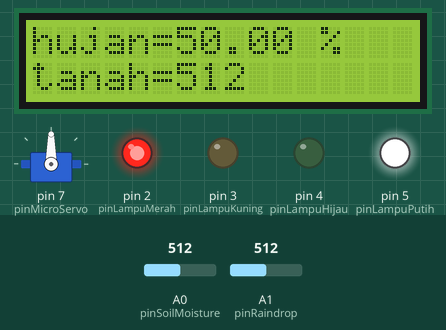
The sketch below on a simulated Arduino Uno, built with avr-gcc and run on an emulated ATmega328P. Shown: servo, 16×2 character LCD, output pins drawn as LEDs (lit = HIGH). The test bench sets the inputs (shaded band); at power-on: A0 (pinSoilMoisture) = 512, A1 (pinRaindrop) = 512.

Above: at 1.2 s.
1.3 s: A0 (pinSoilMoisture) set to 317
At 3.3 s:
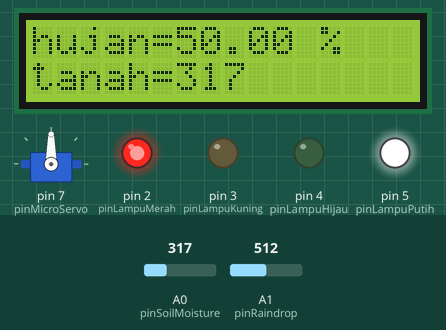
3.6 s: A0 (pinSoilMoisture) set to 287
At 4.9 s:
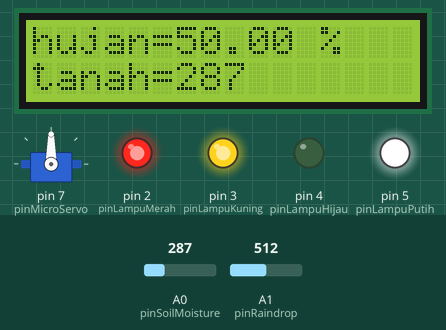
5.7 s: A1 (pinRaindrop) set to 12
At 7.3 s:
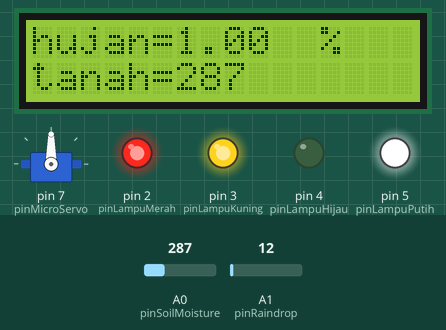
7.7 s: A1 (pinRaindrop) set to 9
At 9.5 s:
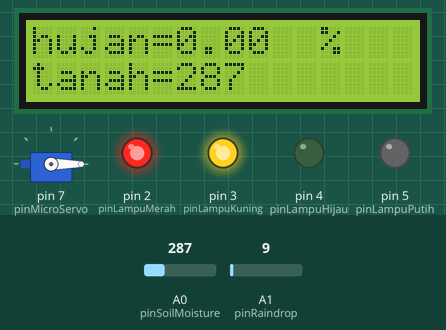
9.8 s: A0 (pinSoilMoisture) set to 306
At 10.9 s:
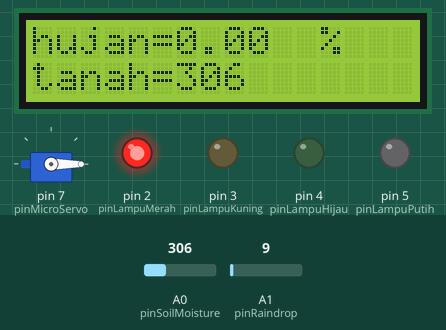
11.8 s: A0 (pinSoilMoisture) set to 0
At 13.3 s:
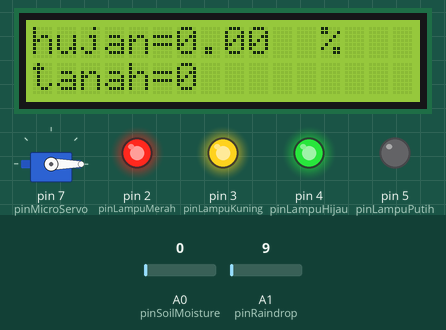
Timing chart, 0 to 14.8 s (numbered marks = the images above; inputs shaded):
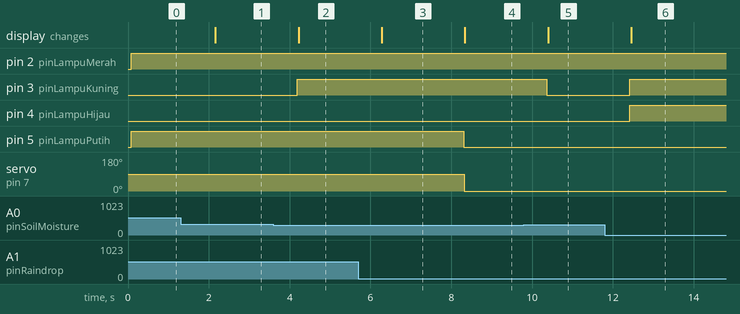

Measured:
- the behaviour switches between 302 and 301 on A0 (pinSoilMoisture) (found by bisection; images 1 and 2)
- the behaviour switches between 11 and 10 on A1 (pinRaindrop) (found by bisection; images 3 and 4)
- after the input at 1.3 s, the display: changes after 0.86 s (image 1)
- after the input at 3.6 s, pin 3 (pinLampuKuning): LOW → HIGH after 0.59 s; the display: changes after 0.62 s (image 2)
- after the input at 5.7 s, the display: changes after 0.58 s (image 3)
- after the input at 7.7 s, pin 5 (pinLampuPutih): HIGH → LOW after 0.61 s; servo on pin 7 (pinMicroServo): 90° → 0° after 0.62 s; the display: changes after 0.64 s (image 4)
- after the input at 9.8 s, pin 3 (pinLampuKuning): HIGH → LOW after 0.57 s; the display: changes after 0.59 s (image 5)
- after the input at 11.8 s, pin 3 (pinLampuKuning), pin 4 (pinLampuHijau): LOW → HIGH after 0.62 s; the display: changes after 0.65 s (image 6)

The sketch:

Penyiraman.ino
```cpp
#include <Wire.h>
#include <LiquidCrystal_I2C.h>
#include <Servo.h>

// Inisialisasi LCD
LiquidCrystal_I2C lcd(0x27, 16, 2);

// Inisialisasi Servo
Servo katupAir;

// Definisi pin
const int pinSoilMoisture = A0;
const int pinRaindrop = A1;
const int pinLampuMerah = 2;
const int pinLampuKuning = 3;
const int pinLampuHijau = 4;
const int pinLampuPutih = 5;
const int pinMicroServo = 7;

// Variabel untuk fuzzyfikasi
int kelembapanTanah;
int curahHujan;
float persentaseCurahHujan;
int z;

// Fungsi fuzzyfikasi
float fuzzyKelembapanTanah(int x, int a, int b) {
  if (x <= a) {
    return 1.0; // Basah
  } else if (x >= b) {
    return 0.0; // Kering
  } else {
    return (float)(b - x) / (b - a); // Lembab
  }
}

float fuzzyCurahHujan(int y, int a, int b) {
  if (y <= a) {
    return 0.0; // Rendah
  } else if (y >= b) {
    return 1.0; // Tinggi
  } else {
    return (float)(y - a) / (b - a); // Sedang
  }
}

float fuzzyKatupAir(int z, int a, int b) {
  if (z <= a) {
    return 1.0; // Sedikit
  } else if (z >= b) {
    return 0.0; // Banyak
  } else {
    return (float)(b - z) / (b - a); // Sedang
  }
}

void setup() {
  // Inisialisasi pin
  pinMode(pinSoilMoisture, INPUT);
  pinMode(pinRaindrop, INPUT);
  pinMode(pinLampuMerah, OUTPUT);
  pinMode(pinLampuKuning, OUTPUT);
  pinMode(pinLampuHijau, OUTPUT);
  pinMode(pinLampuPutih, OUTPUT);
  katupAir.attach(pinMicroServo);

  // Inisialisasi LCD
  lcd.begin(16, 2);
  lcd.print("Fuzzy Mamdani");
}

void loop() {
  // Baca nilai sensor
  kelembapanTanah = analogRead(pinSoilMoisture);
  curahHujan = analogRead(pinRaindrop);

  // Konversi nilai curah hujan ke dalam persentase
  persentaseCurahHujan = map(curahHujan, 0, 1023, 0, 100);

  // Fuzzyfikasi
  float muBasah = fuzzyKelembapanTanah(kelembapanTanah, 0, 300);
  float muLembab = fuzzyKelembapanTanah(kelembapanTanah, 301, 899);
  float muKering = fuzzyKelembapanTanah(kelembapanTanah, 900, 1023);

  float muRendah = fuzzyCurahHujan(persentaseCurahHujan, 0, 30);
  float muSedang = fuzzyCurahHujan(persentaseCurahHujan, 31, 70);
  float muTinggi = fuzzyCurahHujan(persentaseCurahHujan, 71, 100);

  // Inferensi
  float alphaPred1 = min(muKering, muRendah);
  float alphaPred2 = min(muKering, muSedang);
  float alphaPred3 = min(muKering, muTinggi);
  float alphaPred4 = min(muLembab, muRendah);
  float alphaPred5 = min(muLembab, muSedang);
  float alphaPred6 = min(muLembab, muTinggi);
  float alphaPred7 = min(muBasah, muRendah);
  float alphaPred8 = min(muBasah, muSedang);
  float alphaPred9 = min(muBasah, muTinggi);

  // Defuzzifikasi
  z = (alphaPred1 * 5 + alphaPred2 * 10 + alphaPred3 * 20 + alphaPred4 * 5 +
       alphaPred5 * 10 + alphaPred6 * 20 + alphaPred7 * 0 + alphaPred8 * 0 +
       alphaPred9 * 0) /
      (alphaPred1 + alphaPred2 + alphaPred3 + alphaPred4 + alphaPred5 +
       alphaPred6 + alphaPred7 + alphaPred8 + alphaPred9);

  // Kendali servo dan lampu
  if (z > 0) {
    katupAir.write(90); // Buka katup air
  } else {
    katupAir.write(0); // Tutup katup air
  }

  // Kendali lampu
  digitalWrite(pinLampuMerah, muKering);
  digitalWrite(pinLampuKuning, muLembab);
  digitalWrite(pinLampuHijau, muBasah);
  digitalWrite(pinLampuPutih, persentaseCurahHujan > 0);

  // Tampilkan informasi di LCD dan serial monitor
  lcd.clear();
  lcd.setCursor(0, 0);
  lcd.print("hujan=");
  lcd.setCursor(6, 0);
  lcd.print(persentaseCurahHujan);
  lcd.setCursor(12, 0);
  lcd.print("%");
  lcd.setCursor(0, 1);
  lcd.print("tanah=");
  lcd.setCursor(6, 1);
  lcd.print(kelembapanTanah);

  Serial.print("Air Banyak: ");
  Serial.print(muBasah);
  Serial.print(", Air Sedang: ");
  Serial.print(muLembab);
  Serial.print(", Air Sedikit: ");
  Serial.print(muKering);
  Serial.print(", Tidak Disiram: ");
  Serial.print(persentaseCurahHujan == 0);
  Serial.print(", Z: ");
  Serial.println(z);

  delay(1000); // Delay untuk stabilisasi nilai
}
```
